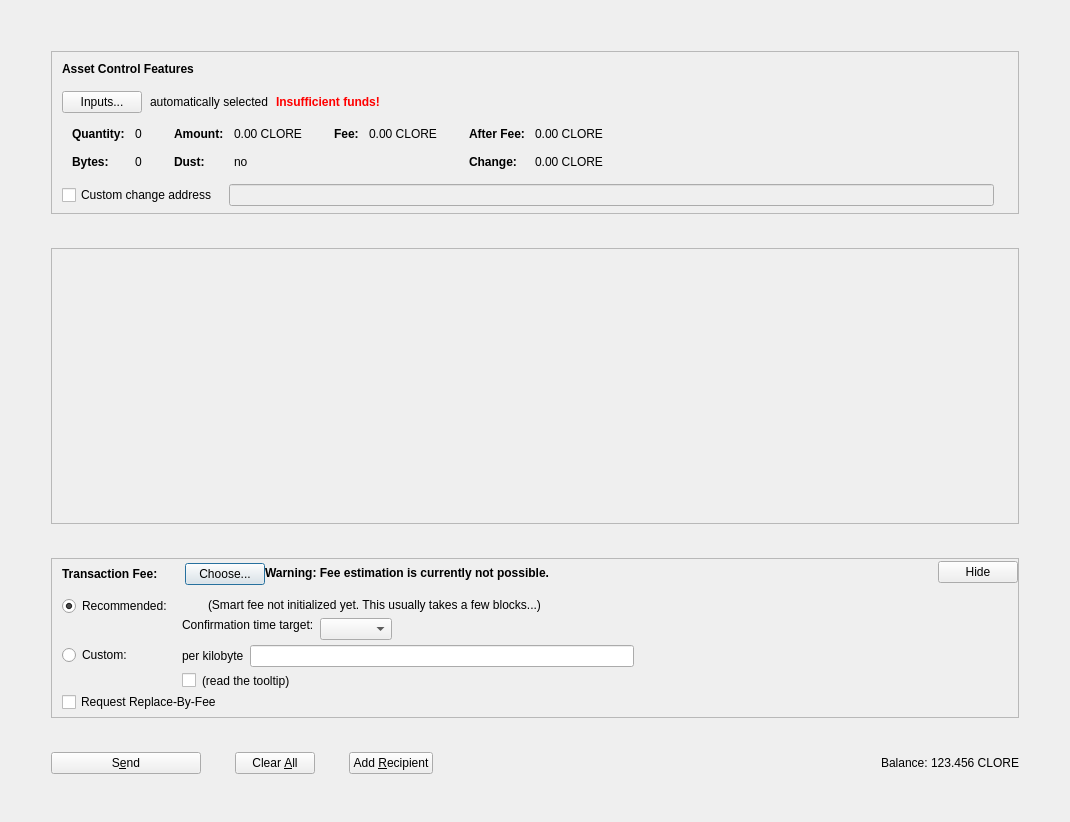
<?xml version="1.0" encoding="UTF-8"?>
<ui version="4.0">
 <class>AssetsDialog</class>
 <widget class="QDialog" name="AssetsDialog">
  <property name="geometry">
   <rect>
    <x>0</x>
    <y>0</y>
    <width>1070</width>
    <height>822</height>
   </rect>
  </property>
  <property name="windowTitle">
   <string>Send Coins</string>
  </property>
  <layout class="QVBoxLayout" name="verticalLayout" stretch="0">
   <property name="bottomMargin">
    <number>8</number>
   </property>
   <item>
    <layout class="QVBoxLayout" name="verticalLayout_3">
     <property name="spacing">
      <number>34</number>
     </property>
     <property name="leftMargin">
      <number>40</number>
     </property>
     <property name="topMargin">
      <number>40</number>
     </property>
     <property name="rightMargin">
      <number>40</number>
     </property>
     <property name="bottomMargin">
      <number>40</number>
     </property>
     <item>
      <widget class="QFrame" name="frameAssetControl">
       <property name="sizePolicy">
        <sizepolicy hsizetype="Expanding" vsizetype="Fixed">
         <horstretch>0</horstretch>
         <verstretch>0</verstretch>
        </sizepolicy>
       </property>
       <property name="maximumSize">
        <size>
         <width>16777215</width>
         <height>16777215</height>
        </size>
       </property>
       <property name="frameShape">
        <enum>QFrame::StyledPanel</enum>
       </property>
       <property name="frameShadow">
        <enum>QFrame::Sunken</enum>
       </property>
       <layout class="QVBoxLayout" name="verticalLayoutAssetControl2">
        <property name="spacing">
         <number>0</number>
        </property>
        <property name="leftMargin">
         <number>0</number>
        </property>
        <property name="topMargin">
         <number>0</number>
        </property>
        <property name="rightMargin">
         <number>0</number>
        </property>
        <property name="bottomMargin">
         <number>6</number>
        </property>
        <item>
         <layout class="QVBoxLayout" name="verticalLayoutAssetControl" stretch="0,0,0,0,1">
          <property name="spacing">
           <number>0</number>
          </property>
          <property name="leftMargin">
           <number>10</number>
          </property>
          <property name="topMargin">
           <number>10</number>
          </property>
          <item>
           <layout class="QHBoxLayout" name="horizontalLayoutAssetControl1">
            <property name="bottomMargin">
             <number>15</number>
            </property>
            <item>
             <widget class="QLabel" name="labelAssetControlFeatures">
              <property name="sizePolicy">
               <sizepolicy hsizetype="Preferred" vsizetype="Maximum">
                <horstretch>0</horstretch>
                <verstretch>0</verstretch>
               </sizepolicy>
              </property>
              <property name="font">
               <font>
                <weight>75</weight>
                <bold>true</bold>
               </font>
              </property>
              <property name="styleSheet">
               <string notr="true">font-weight:bold;</string>
              </property>
              <property name="text">
               <string>Asset Control Features</string>
              </property>
             </widget>
            </item>
           </layout>
          </item>
          <item>
           <layout class="QHBoxLayout" name="horizontalLayoutAssetControl2" stretch="0,0,0,0">
            <property name="spacing">
             <number>8</number>
            </property>
            <property name="bottomMargin">
             <number>10</number>
            </property>
            <item>
             <widget class="QPushButton" name="pushButtonAssetControl">
              <property name="styleSheet">
               <string notr="true"/>
              </property>
              <property name="text">
               <string>Inputs...</string>
              </property>
              <property name="autoDefault">
               <bool>false</bool>
              </property>
             </widget>
            </item>
            <item>
             <widget class="QLabel" name="labelAssetControlAutomaticallySelected">
              <property name="text">
               <string>automatically selected</string>
              </property>
              <property name="margin">
               <number>5</number>
              </property>
             </widget>
            </item>
            <item>
             <widget class="QLabel" name="labelAssetControlInsuffFunds">
              <property name="font">
               <font>
                <weight>75</weight>
                <bold>true</bold>
               </font>
              </property>
              <property name="styleSheet">
               <string notr="true">color:red;font-weight:bold;</string>
              </property>
              <property name="text">
               <string>Insufficient funds!</string>
              </property>
              <property name="margin">
               <number>5</number>
              </property>
             </widget>
            </item>
            <item>
             <spacer name="horizontalSpacerAssetControl">
              <property name="orientation">
               <enum>Qt::Horizontal</enum>
              </property>
              <property name="sizeHint" stdset="0">
               <size>
                <width>40</width>
                <height>1</height>
               </size>
              </property>
             </spacer>
            </item>
           </layout>
          </item>
          <item>
           <widget class="QWidget" name="widgetAssetControl" native="true">
            <property name="sizePolicy">
             <sizepolicy hsizetype="Preferred" vsizetype="Preferred">
              <horstretch>0</horstretch>
              <verstretch>0</verstretch>
             </sizepolicy>
            </property>
            <property name="minimumSize">
             <size>
              <width>0</width>
              <height>0</height>
             </size>
            </property>
            <property name="styleSheet">
             <string notr="true"/>
            </property>
            <layout class="QHBoxLayout" name="horizontalLayoutAssetControl5">
             <property name="leftMargin">
              <number>0</number>
             </property>
             <property name="topMargin">
              <number>0</number>
             </property>
             <property name="rightMargin">
              <number>0</number>
             </property>
             <property name="bottomMargin">
              <number>0</number>
             </property>
             <item>
              <layout class="QHBoxLayout" name="horizontalLayoutAssetControl3" stretch="0,0,0,1">
               <property name="spacing">
                <number>20</number>
               </property>
               <property name="topMargin">
                <number>0</number>
               </property>
               <property name="bottomMargin">
                <number>10</number>
               </property>
               <item>
                <layout class="QFormLayout" name="formLayoutAssetControl1">
                 <property name="horizontalSpacing">
                  <number>10</number>
                 </property>
                 <property name="verticalSpacing">
                  <number>14</number>
                 </property>
                 <property name="leftMargin">
                  <number>10</number>
                 </property>
                 <property name="topMargin">
                  <number>4</number>
                 </property>
                 <property name="rightMargin">
                  <number>6</number>
                 </property>
                 <item row="0" column="0">
                  <widget class="QLabel" name="labelAssetControlQuantityText">
                   <property name="font">
                    <font>
                     <weight>75</weight>
                     <bold>true</bold>
                    </font>
                   </property>
                   <property name="text">
                    <string>Quantity:</string>
                   </property>
                   <property name="margin">
                    <number>0</number>
                   </property>
                  </widget>
                 </item>
                 <item row="0" column="1">
                  <widget class="QLabel" name="labelAssetControlQuantity">
                   <property name="cursor">
                    <cursorShape>IBeamCursor</cursorShape>
                   </property>
                   <property name="contextMenuPolicy">
                    <enum>Qt::ActionsContextMenu</enum>
                   </property>
                   <property name="text">
                    <string notr="true">0</string>
                   </property>
                   <property name="margin">
                    <number>0</number>
                   </property>
                   <property name="textInteractionFlags">
                    <set>Qt::LinksAccessibleByMouse|Qt::TextSelectableByKeyboard|Qt::TextSelectableByMouse</set>
                   </property>
                  </widget>
                 </item>
                 <item row="1" column="0">
                  <widget class="QLabel" name="labelAssetControlBytesText">
                   <property name="font">
                    <font>
                     <weight>75</weight>
                     <bold>true</bold>
                    </font>
                   </property>
                   <property name="text">
                    <string>Bytes:</string>
                   </property>
                  </widget>
                 </item>
                 <item row="1" column="1">
                  <widget class="QLabel" name="labelAssetControlBytes">
                   <property name="cursor">
                    <cursorShape>IBeamCursor</cursorShape>
                   </property>
                   <property name="contextMenuPolicy">
                    <enum>Qt::ActionsContextMenu</enum>
                   </property>
                   <property name="text">
                    <string notr="true">0</string>
                   </property>
                   <property name="textInteractionFlags">
                    <set>Qt::LinksAccessibleByMouse|Qt::TextSelectableByKeyboard|Qt::TextSelectableByMouse</set>
                   </property>
                  </widget>
                 </item>
                </layout>
               </item>
               <item>
                <layout class="QFormLayout" name="formLayoutAssetControl2">
                 <property name="horizontalSpacing">
                  <number>10</number>
                 </property>
                 <property name="verticalSpacing">
                  <number>14</number>
                 </property>
                 <property name="leftMargin">
                  <number>6</number>
                 </property>
                 <property name="topMargin">
                  <number>4</number>
                 </property>
                 <property name="rightMargin">
                  <number>6</number>
                 </property>
                 <item row="0" column="0">
                  <widget class="QLabel" name="labelAssetControlAmountText">
                   <property name="font">
                    <font>
                     <weight>75</weight>
                     <bold>true</bold>
                    </font>
                   </property>
                   <property name="text">
                    <string>Amount:</string>
                   </property>
                   <property name="margin">
                    <number>0</number>
                   </property>
                  </widget>
                 </item>
                 <item row="0" column="1">
                  <widget class="QLabel" name="labelAssetControlAmount">
                   <property name="cursor">
                    <cursorShape>IBeamCursor</cursorShape>
                   </property>
                   <property name="contextMenuPolicy">
                    <enum>Qt::ActionsContextMenu</enum>
                   </property>
                   <property name="text">
                    <string notr="true">0.00 CLORE</string>
                   </property>
                   <property name="textInteractionFlags">
                    <set>Qt::LinksAccessibleByMouse|Qt::TextSelectableByKeyboard|Qt::TextSelectableByMouse</set>
                   </property>
                  </widget>
                 </item>
                 <item row="1" column="0">
                  <widget class="QLabel" name="labelAssetControlLowOutputText">
                   <property name="font">
                    <font>
                     <weight>75</weight>
                     <bold>true</bold>
                    </font>
                   </property>
                   <property name="text">
                    <string>Dust:</string>
                   </property>
                  </widget>
                 </item>
                 <item row="1" column="1">
                  <widget class="QLabel" name="labelAssetControlLowOutput">
                   <property name="cursor">
                    <cursorShape>IBeamCursor</cursorShape>
                   </property>
                   <property name="contextMenuPolicy">
                    <enum>Qt::ActionsContextMenu</enum>
                   </property>
                   <property name="text">
                    <string notr="true">no</string>
                   </property>
                   <property name="textInteractionFlags">
                    <set>Qt::LinksAccessibleByMouse|Qt::TextSelectableByKeyboard|Qt::TextSelectableByMouse</set>
                   </property>
                  </widget>
                 </item>
                </layout>
               </item>
               <item>
                <layout class="QFormLayout" name="formLayoutAssetControl3">
                 <property name="horizontalSpacing">
                  <number>10</number>
                 </property>
                 <property name="verticalSpacing">
                  <number>14</number>
                 </property>
                 <property name="leftMargin">
                  <number>6</number>
                 </property>
                 <property name="topMargin">
                  <number>4</number>
                 </property>
                 <property name="rightMargin">
                  <number>6</number>
                 </property>
                 <item row="0" column="0">
                  <widget class="QLabel" name="labelAssetControlFeeText">
                   <property name="font">
                    <font>
                     <weight>75</weight>
                     <bold>true</bold>
                    </font>
                   </property>
                   <property name="text">
                    <string>Fee:</string>
                   </property>
                   <property name="margin">
                    <number>0</number>
                   </property>
                  </widget>
                 </item>
                 <item row="0" column="1">
                  <widget class="QLabel" name="labelAssetControlFee">
                   <property name="cursor">
                    <cursorShape>IBeamCursor</cursorShape>
                   </property>
                   <property name="contextMenuPolicy">
                    <enum>Qt::ActionsContextMenu</enum>
                   </property>
                   <property name="text">
                    <string notr="true">0.00 CLORE</string>
                   </property>
                   <property name="textInteractionFlags">
                    <set>Qt::LinksAccessibleByMouse|Qt::TextSelectableByKeyboard|Qt::TextSelectableByMouse</set>
                   </property>
                  </widget>
                 </item>
                </layout>
               </item>
               <item>
                <layout class="QFormLayout" name="formLayoutAssetControl4">
                 <property name="horizontalSpacing">
                  <number>10</number>
                 </property>
                 <property name="verticalSpacing">
                  <number>14</number>
                 </property>
                 <property name="leftMargin">
                  <number>6</number>
                 </property>
                 <property name="topMargin">
                  <number>4</number>
                 </property>
                 <property name="rightMargin">
                  <number>6</number>
                 </property>
                 <item row="0" column="0">
                  <widget class="QLabel" name="labelAssetControlAfterFeeText">
                   <property name="font">
                    <font>
                     <weight>75</weight>
                     <bold>true</bold>
                    </font>
                   </property>
                   <property name="text">
                    <string>After Fee:</string>
                   </property>
                   <property name="margin">
                    <number>0</number>
                   </property>
                  </widget>
                 </item>
                 <item row="0" column="1">
                  <widget class="QLabel" name="labelAssetControlAfterFee">
                   <property name="cursor">
                    <cursorShape>IBeamCursor</cursorShape>
                   </property>
                   <property name="contextMenuPolicy">
                    <enum>Qt::ActionsContextMenu</enum>
                   </property>
                   <property name="text">
                    <string notr="true">0.00 CLORE</string>
                   </property>
                   <property name="textInteractionFlags">
                    <set>Qt::LinksAccessibleByMouse|Qt::TextSelectableByKeyboard|Qt::TextSelectableByMouse</set>
                   </property>
                  </widget>
                 </item>
                 <item row="1" column="0">
                  <widget class="QLabel" name="labelAssetControlChangeText">
                   <property name="font">
                    <font>
                     <weight>75</weight>
                     <bold>true</bold>
                    </font>
                   </property>
                   <property name="text">
                    <string>Change:</string>
                   </property>
                  </widget>
                 </item>
                 <item row="1" column="1">
                  <widget class="QLabel" name="labelAssetControlChange">
                   <property name="cursor">
                    <cursorShape>IBeamCursor</cursorShape>
                   </property>
                   <property name="contextMenuPolicy">
                    <enum>Qt::ActionsContextMenu</enum>
                   </property>
                   <property name="text">
                    <string notr="true">0.00 CLORE</string>
                   </property>
                   <property name="textInteractionFlags">
                    <set>Qt::LinksAccessibleByMouse|Qt::TextSelectableByKeyboard|Qt::TextSelectableByMouse</set>
                   </property>
                  </widget>
                 </item>
                </layout>
               </item>
              </layout>
             </item>
            </layout>
           </widget>
          </item>
          <item>
           <layout class="QHBoxLayout" name="horizontalLayoutAssetControl4" stretch="0,0,0">
            <property name="spacing">
             <number>12</number>
            </property>
            <property name="sizeConstraint">
             <enum>QLayout::SetDefaultConstraint</enum>
            </property>
            <property name="topMargin">
             <number>5</number>
            </property>
            <property name="rightMargin">
             <number>5</number>
            </property>
            <item>
             <widget class="QCheckBox" name="checkBoxAssetControlChange">
              <property name="toolTip">
               <string>If this is activated, but the change address is empty or invalid, change will be sent to a newly generated address.</string>
              </property>
              <property name="text">
               <string>Custom change address</string>
              </property>
             </widget>
            </item>
            <item>
             <widget class="QValidatedLineEdit" name="lineEditAssetControlChange">
              <property name="enabled">
               <bool>false</bool>
              </property>
              <property name="sizePolicy">
               <sizepolicy hsizetype="Expanding" vsizetype="Fixed">
                <horstretch>0</horstretch>
                <verstretch>0</verstretch>
               </sizepolicy>
              </property>
             </widget>
            </item>
            <item>
             <widget class="QLabel" name="labelAssetControlChangeLabel">
              <property name="sizePolicy">
               <sizepolicy hsizetype="Preferred" vsizetype="Expanding">
                <horstretch>0</horstretch>
                <verstretch>0</verstretch>
               </sizepolicy>
              </property>
              <property name="minimumSize">
               <size>
                <width>0</width>
                <height>0</height>
               </size>
              </property>
              <property name="text">
               <string/>
              </property>
              <property name="margin">
               <number>3</number>
              </property>
             </widget>
            </item>
           </layout>
          </item>
          <item>
           <spacer name="verticalSpacerAssetControl">
            <property name="orientation">
             <enum>Qt::Vertical</enum>
            </property>
            <property name="sizeHint" stdset="0">
             <size>
              <width>800</width>
              <height>1</height>
             </size>
            </property>
           </spacer>
          </item>
         </layout>
        </item>
       </layout>
      </widget>
     </item>
     <item>
      <widget class="QScrollArea" name="scrollArea">
       <property name="widgetResizable">
        <bool>true</bool>
       </property>
       <widget class="QWidget" name="scrollAreaWidgetContents">
        <property name="geometry">
         <rect>
          <x>0</x>
          <y>0</y>
          <width>964</width>
          <height>165</height>
         </rect>
        </property>
        <layout class="QVBoxLayout" name="verticalLayout_2" stretch="0,1">
         <property name="leftMargin">
          <number>0</number>
         </property>
         <property name="topMargin">
          <number>0</number>
         </property>
         <property name="rightMargin">
          <number>0</number>
         </property>
         <property name="bottomMargin">
          <number>0</number>
         </property>
         <item>
          <layout class="QVBoxLayout" name="entries">
           <property name="spacing">
            <number>6</number>
           </property>
          </layout>
         </item>
         <item>
          <spacer name="verticalSpacer">
           <property name="orientation">
            <enum>Qt::Vertical</enum>
           </property>
           <property name="sizeHint" stdset="0">
            <size>
             <width>20</width>
             <height>40</height>
            </size>
           </property>
          </spacer>
         </item>
        </layout>
       </widget>
      </widget>
     </item>
     <item>
      <widget class="QFrame" name="frameFee">
       <property name="sizePolicy">
        <sizepolicy hsizetype="Expanding" vsizetype="Fixed">
         <horstretch>0</horstretch>
         <verstretch>0</verstretch>
        </sizepolicy>
       </property>
       <property name="maximumSize">
        <size>
         <width>16777215</width>
         <height>16777215</height>
        </size>
       </property>
       <property name="frameShape">
        <enum>QFrame::StyledPanel</enum>
       </property>
       <property name="frameShadow">
        <enum>QFrame::Sunken</enum>
       </property>
       <layout class="QVBoxLayout" name="verticalLayoutFee1">
        <property name="spacing">
         <number>0</number>
        </property>
        <property name="leftMargin">
         <number>0</number>
        </property>
        <property name="topMargin">
         <number>0</number>
        </property>
        <property name="rightMargin">
         <number>0</number>
        </property>
        <property name="bottomMargin">
         <number>0</number>
        </property>
        <item>
         <layout class="QVBoxLayout" name="verticalLayoutFee2" stretch="0,0,0">
          <property name="spacing">
           <number>0</number>
          </property>
          <property name="leftMargin">
           <number>10</number>
          </property>
          <property name="topMargin">
           <number>0</number>
          </property>
          <item>
           <layout class="QHBoxLayout" name="horizontalLayoutFee1">
            <property name="bottomMargin">
             <number>0</number>
            </property>
            <item>
             <layout class="QVBoxLayout" name="verticalLayoutFee7">
              <property name="spacing">
               <number>0</number>
              </property>
              <item>
               <spacer name="verticalSpacerSmartFee">
                <property name="orientation">
                 <enum>Qt::Vertical</enum>
                </property>
                <property name="sizeType">
                 <enum>QSizePolicy::Fixed</enum>
                </property>
                <property name="sizeHint" stdset="0">
                 <size>
                  <width>1</width>
                  <height>4</height>
                 </size>
                </property>
               </spacer>
              </item>
              <item>
               <layout class="QHBoxLayout" name="horizontalLayoutSmartFee">
                <property name="spacing">
                 <number>10</number>
                </property>
                <item>
                 <widget class="QLabel" name="labelFeeHeadline">
                  <property name="sizePolicy">
                   <sizepolicy hsizetype="Preferred" vsizetype="Maximum">
                    <horstretch>0</horstretch>
                    <verstretch>0</verstretch>
                   </sizepolicy>
                  </property>
                  <property name="font">
                   <font>
                    <weight>75</weight>
                    <bold>true</bold>
                   </font>
                  </property>
                  <property name="styleSheet">
                   <string notr="true">font-weight:bold;</string>
                  </property>
                  <property name="text">
                   <string>Transaction Fee:</string>
                  </property>
                 </widget>
                </item>
                <item>
                 <widget class="QLabel" name="labelFeeMinimized">
                  <property name="text">
                   <string/>
                  </property>
                 </widget>
                </item>
                <item>
                 <widget class="QPushButton" name="buttonChooseFee">
                  <property name="text">
                   <string>Choose...</string>
                  </property>
                 </widget>
                </item>
               </layout>
              </item>
              <item>
               <spacer name="verticalSpacer_5">
                <property name="orientation">
                 <enum>Qt::Vertical</enum>
                </property>
                <property name="sizeHint" stdset="0">
                 <size>
                  <width>1</width>
                  <height>1</height>
                 </size>
                </property>
               </spacer>
              </item>
             </layout>
            </item>
            <item>
             <widget class="QLabel" name="fallbackFeeWarningLabel">
              <property name="font">
               <font>
                <weight>75</weight>
                <bold>true</bold>
               </font>
              </property>
              <property name="toolTip">
               <string>Using the fallbackfee can result in sending a transaction that will take several hours or days (or never) to confirm. Consider choosing your fee manually or wait until you have validated the complete chain.</string>
              </property>
              <property name="text">
               <string>Warning: Fee estimation is currently not possible.</string>
              </property>
              <property name="wordWrap">
               <bool>false</bool>
              </property>
             </widget>
            </item>
            <item>
             <spacer name="horizontalSpacer_4">
              <property name="orientation">
               <enum>Qt::Horizontal</enum>
              </property>
              <property name="sizeType">
               <enum>QSizePolicy::MinimumExpanding</enum>
              </property>
              <property name="sizeHint" stdset="0">
               <size>
                <width>40</width>
                <height>20</height>
               </size>
              </property>
             </spacer>
            </item>
            <item>
             <widget class="QPushButton" name="buttonMinimizeFee">
              <property name="toolTip">
               <string>collapse fee-settings</string>
              </property>
              <property name="text">
               <string>Hide</string>
              </property>
             </widget>
            </item>
           </layout>
          </item>
          <item>
           <widget class="QFrame" name="frameFeeSelection">
            <layout class="QVBoxLayout" name="verticalLayoutFee12">
             <property name="spacing">
              <number>0</number>
             </property>
             <property name="leftMargin">
              <number>0</number>
             </property>
             <property name="topMargin">
              <number>0</number>
             </property>
             <property name="rightMargin">
              <number>0</number>
             </property>
             <property name="bottomMargin">
              <number>0</number>
             </property>
             <item>
              <layout class="QGridLayout" name="gridLayoutFee">
               <property name="topMargin">
                <number>10</number>
               </property>
               <property name="bottomMargin">
                <number>4</number>
               </property>
               <property name="horizontalSpacing">
                <number>10</number>
               </property>
               <property name="verticalSpacing">
                <number>4</number>
               </property>
               <item row="1" column="1">
                <layout class="QVBoxLayout" name="verticalLayoutFee8">
                 <property name="spacing">
                  <number>6</number>
                 </property>
                 <item>
                  <layout class="QHBoxLayout" name="horizontalLayoutFee13">
                   <item>
                    <widget class="QLabel" name="labelCustomPerKilobyte">
                     <property name="toolTip">
                      <string>If the custom fee is set to 1000 satoshis and the transaction is only 250 bytes, then &quot;per kilobyte&quot; only pays 250 satoshis in fee, while &quot;total at least&quot; pays 1000 satoshis. For transactions bigger than a kilobyte both pay by kilobyte.</string>
                     </property>
                     <property name="text">
                      <string>per kilobyte</string>
                     </property>
                    </widget>
                   </item>
                   <item>
                    <widget class="CloreAmountField" name="customFee"/>
                   </item>
                   <item>
                    <spacer name="horizontalSpacer_6">
                     <property name="orientation">
                      <enum>Qt::Horizontal</enum>
                     </property>
                     <property name="sizeHint" stdset="0">
                      <size>
                       <width>1</width>
                       <height>1</height>
                      </size>
                     </property>
                    </spacer>
                   </item>
                  </layout>
                 </item>
                 <item>
                  <layout class="QHBoxLayout" name="horizontalLayoutFee8">
                   <item>
                    <widget class="QCheckBox" name="checkBoxMinimumFee">
                     <property name="toolTip">
                      <string>Paying only the minimum fee is just fine as long as there is less transaction volume than space in the blocks. But be aware that this can end up in a never confirming transaction once there is more demand for clore transactions than the network can process.</string>
                     </property>
                     <property name="text">
                      <string/>
                     </property>
                    </widget>
                   </item>
                   <item>
                    <widget class="QLabel" name="labelMinFeeWarning">
                     <property name="enabled">
                      <bool>true</bool>
                     </property>
                     <property name="toolTip">
                      <string>Paying only the minimum fee is just fine as long as there is less transaction volume than space in the blocks. But be aware that this can end up in a never confirming transaction once there is more demand for clore transactions than the network can process.</string>
                     </property>
                     <property name="text">
                      <string>(read the tooltip)</string>
                     </property>
                     <property name="margin">
                      <number>5</number>
                     </property>
                    </widget>
                   </item>
                   <item>
                    <spacer name="horizontalSpacer_2">
                     <property name="orientation">
                      <enum>Qt::Horizontal</enum>
                     </property>
                     <property name="sizeHint" stdset="0">
                      <size>
                       <width>1</width>
                       <height>1</height>
                      </size>
                     </property>
                    </spacer>
                   </item>
                  </layout>
                 </item>
                </layout>
               </item>
               <item row="0" column="0">
                <layout class="QVBoxLayout" name="verticalLayoutFee4" stretch="0,1">
                 <item>
                  <widget class="QRadioButton" name="radioSmartFee">
                   <property name="text">
                    <string>Recommended:</string>
                   </property>
                   <property name="checked">
                    <bool>true</bool>
                   </property>
                   <attribute name="buttonGroup">
                    <string notr="true">groupFee</string>
                   </attribute>
                  </widget>
                 </item>
                 <item>
                  <spacer name="verticalSpacer_2">
                   <property name="orientation">
                    <enum>Qt::Vertical</enum>
                   </property>
                   <property name="sizeHint" stdset="0">
                    <size>
                     <width>1</width>
                     <height>1</height>
                    </size>
                   </property>
                  </spacer>
                 </item>
                </layout>
               </item>
               <item row="1" column="0">
                <layout class="QVBoxLayout" name="verticalLayoutFee9" stretch="0,1">
                 <item>
                  <widget class="QRadioButton" name="radioCustomFee">
                   <property name="text">
                    <string>Custom:</string>
                   </property>
                   <attribute name="buttonGroup">
                    <string notr="true">groupFee</string>
                   </attribute>
                  </widget>
                 </item>
                 <item>
                  <spacer name="verticalSpacer_6">
                   <property name="orientation">
                    <enum>Qt::Vertical</enum>
                   </property>
                   <property name="sizeHint" stdset="0">
                    <size>
                     <width>1</width>
                     <height>1</height>
                    </size>
                   </property>
                  </spacer>
                 </item>
                </layout>
               </item>
               <item row="0" column="1">
                <layout class="QVBoxLayout" name="verticalLayoutFee3" stretch="0,0,1">
                 <property name="spacing">
                  <number>6</number>
                 </property>
                 <property name="topMargin">
                  <number>2</number>
                 </property>
                 <item>
                  <layout class="QHBoxLayout" name="horizontalLayoutFee12">
                   <item>
                    <widget class="QLabel" name="labelSmartFee">
                     <property name="text">
                      <string/>
                     </property>
                     <property name="margin">
                      <number>2</number>
                     </property>
                    </widget>
                   </item>
                   <item>
                    <widget class="QLabel" name="labelFeeEstimation">
                     <property name="text">
                      <string/>
                     </property>
                    </widget>
                   </item>
                   <item>
                    <widget class="QLabel" name="labelSmartFee2">
                     <property name="text">
                      <string>(Smart fee not initialized yet. This usually takes a few blocks...)</string>
                     </property>
                     <property name="margin">
                      <number>2</number>
                     </property>
                    </widget>
                   </item>
                   <item>
                    <spacer name="horizontalSpacer_5">
                     <property name="orientation">
                      <enum>Qt::Horizontal</enum>
                     </property>
                     <property name="sizeHint" stdset="0">
                      <size>
                       <width>1</width>
                       <height>1</height>
                      </size>
                     </property>
                    </spacer>
                   </item>
                  </layout>
                 </item>
                 <item>
                  <layout class="QHBoxLayout" name="horizontalLayoutFee9">
                   <item>
                    <layout class="QVBoxLayout" name="verticalLayoutFee6">
                     <item>
                      <widget class="QLabel" name="labelSmartFee3">
                       <property name="text">
                        <string>Confirmation time target:</string>
                       </property>
                       <property name="margin">
                        <number>2</number>
                       </property>
                      </widget>
                     </item>
                     <item>
                      <spacer name="verticalSpacer_3">
                       <property name="orientation">
                        <enum>Qt::Vertical</enum>
                       </property>
                       <property name="sizeHint" stdset="0">
                        <size>
                         <width>1</width>
                         <height>1</height>
                        </size>
                       </property>
                      </spacer>
                     </item>
                    </layout>
                   </item>
                   <item>
                    <layout class="QVBoxLayout" name="verticalLayoutFee5">
                     <property name="rightMargin">
                      <number>30</number>
                     </property>
                     <item>
                      <layout class="QHBoxLayout" name="horizontalLayoutConfTarget">
                       <property name="bottomMargin">
                        <number>0</number>
                       </property>
                       <item>
                        <widget class="QComboBox" name="confTargetSelector"/>
                       </item>
                       <item>
                        <spacer name="horizontalSpacerConfTarget">
                         <property name="orientation">
                          <enum>Qt::Horizontal</enum>
                         </property>
                         <property name="sizeHint" stdset="0">
                          <size>
                           <width>40</width>
                           <height>20</height>
                          </size>
                         </property>
                        </spacer>
                       </item>
                      </layout>
                     </item>
                    </layout>
                   </item>
                  </layout>
                 </item>
                 <item>
                  <spacer name="verticalSpacer_4">
                   <property name="orientation">
                    <enum>Qt::Vertical</enum>
                   </property>
                   <property name="sizeHint" stdset="0">
                    <size>
                     <width>1</width>
                     <height>1</height>
                    </size>
                   </property>
                  </spacer>
                 </item>
                </layout>
               </item>
              </layout>
             </item>
             <item>
              <widget class="QCheckBox" name="optInRBF">
               <property name="toolTip">
                <string>Indicates that the sender may wish to replace this transaction with a new one paying higher fees (prior to being confirmed).</string>
               </property>
               <property name="text">
                <string>Request Replace-By-Fee</string>
               </property>
              </widget>
             </item>
            </layout>
           </widget>
          </item>
          <item>
           <spacer name="verticalSpacerFee">
            <property name="orientation">
             <enum>Qt::Vertical</enum>
            </property>
            <property name="sizeHint" stdset="0">
             <size>
              <width>40</width>
              <height>5</height>
             </size>
            </property>
           </spacer>
          </item>
         </layout>
        </item>
       </layout>
      </widget>
     </item>
     <item>
      <layout class="QHBoxLayout" name="horizontalLayout">
       <item>
        <widget class="QPushButton" name="sendButton">
         <property name="minimumSize">
          <size>
           <width>150</width>
           <height>0</height>
          </size>
         </property>
         <property name="toolTip">
          <string>Confirm the send action</string>
         </property>
         <property name="text">
          <string>S&amp;end</string>
         </property>
         <property name="icon">
          <iconset resource="../clore.qrc">
           <normaloff>:/icons/send</normaloff>:/icons/send</iconset>
         </property>
         <property name="autoDefault">
          <bool>false</bool>
         </property>
         <property name="default">
          <bool>false</bool>
         </property>
        </widget>
       </item>
       <item>
        <widget class="QPushButton" name="clearButton">
         <property name="sizePolicy">
          <sizepolicy hsizetype="Minimum" vsizetype="Fixed">
           <horstretch>0</horstretch>
           <verstretch>0</verstretch>
          </sizepolicy>
         </property>
         <property name="toolTip">
          <string>Clear all fields of the form.</string>
         </property>
         <property name="text">
          <string>Clear &amp;All</string>
         </property>
         <property name="icon">
          <iconset resource="../clore.qrc">
           <normaloff>:/icons/remove</normaloff>:/icons/remove</iconset>
         </property>
         <property name="autoDefault">
          <bool>false</bool>
         </property>
        </widget>
       </item>
       <item>
        <widget class="QPushButton" name="addButton">
         <property name="toolTip">
          <string>Send to multiple recipients at once</string>
         </property>
         <property name="text">
          <string>Add &amp;Recipient</string>
         </property>
         <property name="icon">
          <iconset resource="../clore.qrc">
           <normaloff>:/icons/add</normaloff>:/icons/add</iconset>
         </property>
         <property name="autoDefault">
          <bool>false</bool>
         </property>
        </widget>
       </item>
       <item>
        <spacer name="horizontalSpacer">
         <property name="orientation">
          <enum>Qt::Horizontal</enum>
         </property>
         <property name="sizeHint" stdset="0">
          <size>
           <width>40</width>
           <height>20</height>
          </size>
         </property>
        </spacer>
       </item>
       <item>
        <layout class="QHBoxLayout" name="horizontalLayout_2">
         <property name="spacing">
          <number>3</number>
         </property>
         <item>
          <widget class="QLabel" name="label">
           <property name="sizePolicy">
            <sizepolicy hsizetype="Preferred" vsizetype="Fixed">
             <horstretch>0</horstretch>
             <verstretch>0</verstretch>
            </sizepolicy>
           </property>
           <property name="text">
            <string>Balance:</string>
           </property>
          </widget>
         </item>
         <item>
          <widget class="QLabel" name="labelBalance">
           <property name="sizePolicy">
            <sizepolicy hsizetype="Preferred" vsizetype="Fixed">
             <horstretch>0</horstretch>
             <verstretch>0</verstretch>
            </sizepolicy>
           </property>
           <property name="cursor">
            <cursorShape>IBeamCursor</cursorShape>
           </property>
           <property name="text">
            <string notr="true">123.456 CLORE</string>
           </property>
           <property name="textInteractionFlags">
            <set>Qt::LinksAccessibleByMouse|Qt::TextSelectableByKeyboard|Qt::TextSelectableByMouse</set>
           </property>
          </widget>
         </item>
        </layout>
       </item>
      </layout>
     </item>
    </layout>
   </item>
  </layout>
 </widget>
 <customwidgets>
  <customwidget>
   <class>QValidatedLineEdit</class>
   <extends>QLineEdit</extends>
   <header>qvalidatedlineedit.h</header>
  </customwidget>
  <customwidget>
   <class>CloreAmountField</class>
   <extends>QLineEdit</extends>
   <header>cloreamountfield.h</header>
   <container>1</container>
  </customwidget>
 </customwidgets>
 <resources>
  <include location="../clore.qrc"/>
 </resources>
 <connections/>
 <buttongroups>
  <buttongroup name="groupFee"/>
 </buttongroups>
</ui>
